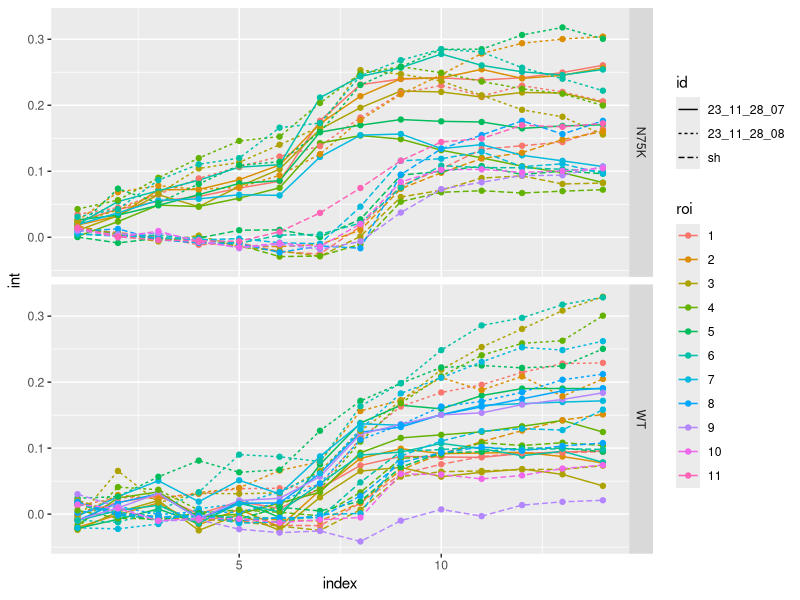
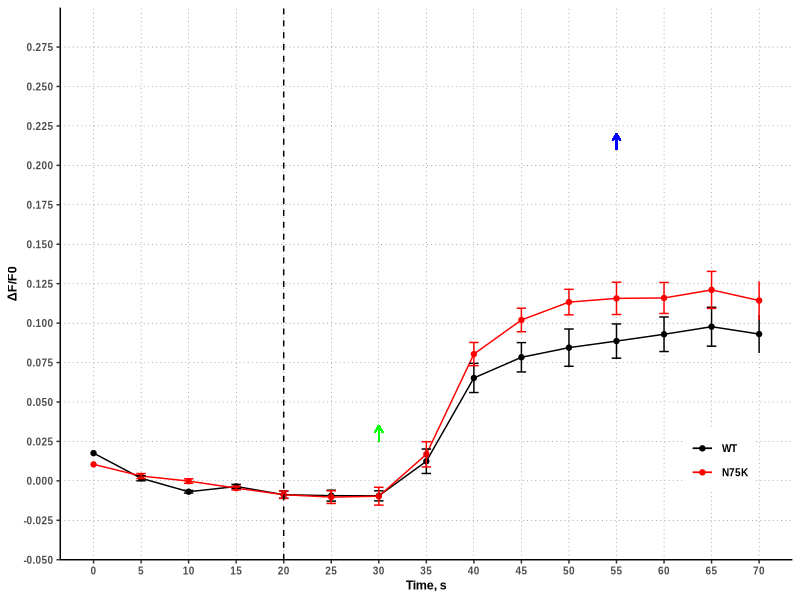
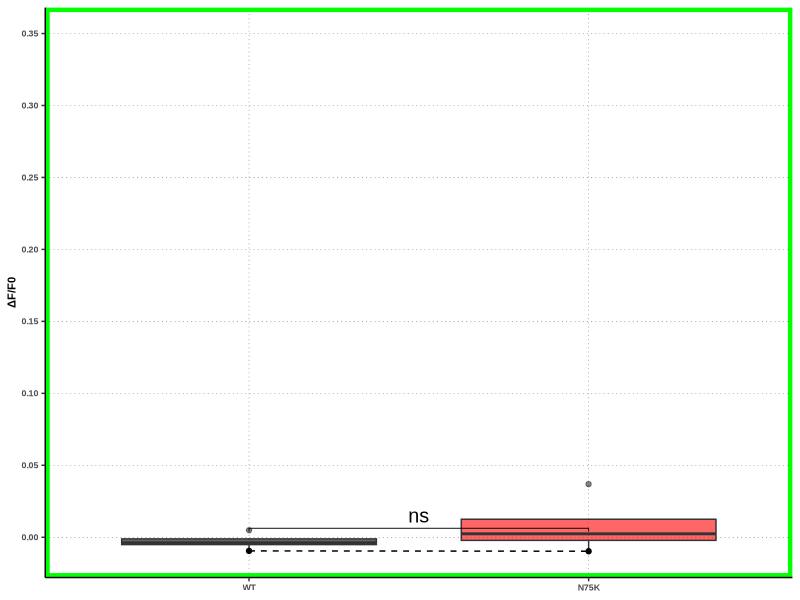
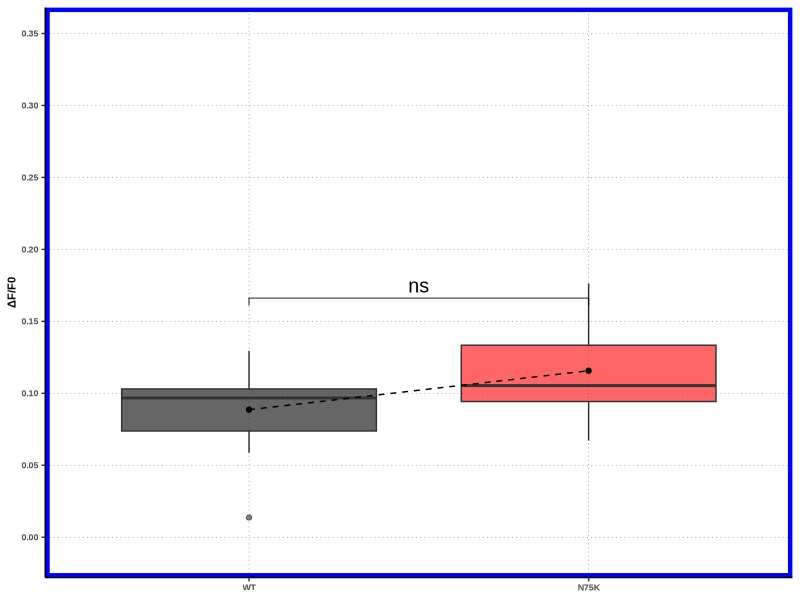

The R script that drew these images, in order:
# NMDA ionophoresis preliminary results analysis
# Copyright © 2023 Borys Olifirov

require(dplyr)
require(tidyr)
require(purrr)
require(rstatix)
require(ggplot2)
require(ggpubr)
require(cowplot)
require(ggsci)

setwd('/home/wisstock/bio/note/projects/PhD/6_2021_NMDAR_plasticity/exp/2023_12_7_NMDA_ionophoresis_preliminary/df')

##### DATA PREPROCESSING #####
index.shift <- 4

df.2 <- read.csv('23_11_28_07_ch0_lab_prof_dF.csv') %>%
  select(-X) %>%
  mutate(id = '23_11_28_07') %>%
  mutate(hpca = 'N75K') %>%
  mutate(fp = 'EYFP') %>%
  mutate(roi = as.factor(roi)) %>%
  group_by(roi) %>%
  mutate(index = row_number(roi)) %>%
  mutate(index = index - index.shift) %>%
  filter(index > 0)
df.3 <- read.csv('23_11_28_07_ch3_lab_prof_dF.csv') %>%
  select(-X) %>%
  mutate(id = '23_11_28_07') %>%
  mutate(hpca = 'WT') %>%
  mutate(fp = 'TagRFP') %>%
  mutate(roi = as.factor(roi)) %>%
  group_by(roi) %>%
  mutate(index = row_number(roi)) %>%
  mutate(index = index - index.shift) %>%
  filter(index > 0)

df.4 <- read.csv('23_11_28_08_ch0_lab_prof_dF.csv') %>%
  select(-X) %>%
  mutate(id = '23_11_28_08') %>%
  mutate(hpca = 'N75K') %>%
  mutate(fp = 'EYFP') %>%
  mutate(roi = as.factor(roi)) %>%
  group_by(roi) %>%
  mutate(index = row_number(roi)) %>%
  mutate(index = index - index.shift) %>%
  filter(index > 0)
df.5 <- read.csv('23_11_28_08_ch3_lab_prof_dF.csv') %>%
  select(-X) %>%
  mutate(id = '23_11_28_08') %>%
  mutate(hpca = 'WT') %>%
  mutate(fp = 'TagRFP') %>%
  mutate(roi = as.factor(roi)) %>%
  group_by(roi) %>%
  mutate(index = row_number(roi)) %>%
  mutate(index = index - index.shift) %>%
  filter(index > 0)

df.6 <- read.csv('Fluorescence 435nm2_ch0_lab_prof_dF.csv') %>%
  select(-X) %>%
  mutate(id = 'sh') %>%
  mutate(hpca = 'WT') %>%
  mutate(fp = 'CFP') %>%
  mutate(roi = as.factor(roi)) %>%
  group_by(roi) %>%
  mutate(index = row_number(roi))
df.7 <- read.csv('Fluorescence 505nm2_lab_prof_dF.csv') %>%
  select(-X) %>%
  mutate(id = 'sh') %>%
  mutate(hpca = 'N75K') %>%
  mutate(fp = 'EYFP') %>%
  mutate(roi = as.factor(roi)) %>%
  group_by(roi) %>%
  mutate(index = row_number(roi))

df.full <- bind_rows(df.2, df.3, df.4, df.5, df.6, df.7)

ggplot(data = df.full %>% filter(index < 15)) +
  geom_line(aes(x = index, y = int, color = roi, linetype = id)) +
  geom_point(aes(x = index, y = int, color = roi)) +
  facet_grid(rows = vars(hpca))

df.full <- df.full %>%
  filter(index <= 15, id == 'sh') %>%
  mutate(hpca = factor(hpca, levels = c('WT', 'N75K'))) %>%
  ungroup()

##### AVERAGE PROFILES #####
green.index <- 7
blue.index <- 12

df.avg <- df.full %>%
  ungroup %>%
  select(id, roi, int, hpca, index) %>%
  group_by(hpca, index) %>%
  mutate(int_mean = mean(int), int_se = sd(int)/sqrt(n())) %>%
  select(-int, -roi) %>%
  unique()

prof.avg <- ggplot(data = df.avg) +
  geom_line(aes(x = index, y = int_mean, color = hpca)) +
  geom_point(aes(x = index, y = int_mean, color = hpca)) +
  geom_errorbar(aes(x = index,
                    ymax = int_mean + int_se,
                    ymin = int_mean - int_se,
                    color = hpca),
                width = 0.2) +
  scale_colour_manual(name = NULL,
                    values = c('black', 'red')) +
  geom_segment(aes(x = blue.index, xend = blue.index,
                   y = 0.21, yend = 0.22),
               color = 'blue',
               arrow = arrow(length = unit(0.2, "cm"))) +
  geom_segment(aes(x = green.index, xend = green.index,
                   y = 0.025, yend = 0.035),
               color = 'green',
               arrow = arrow(length = unit(0.2, "cm"))) +
  geom_vline(xintercept = 5, linetype='dashed') +
  scale_x_continuous(name = 'Time, s',
                     limits = c(1, 15),
                     breaks = seq(1, 15, 1),
                     labels = seq(0, 74, 5)) +
  scale_y_continuous(name = 'ΔF/F0',
                     limits = c(-0.05, 0.3),
                     breaks = seq(-1, 1, 0.025),
                     expand = c(0,0)) +
  theme_classic() +
  theme(panel.grid.major = element_line(linetype = 'dotted',
                                        size = 0.1,
                                        colour = "black"),
        legend.position = c(.9, .18),
        text = element_text(family='arial', face="bold", size=9))

ggsave('prof_avg_sh.png', prof.avg, 
       width = 12, height = 8.5, units = 'cm', dpi = 300)


##### GREEN BOXPLOT #####
df.green <- df.full %>%
  filter(index == green.index) %>%
  select(id, roi, int, hpca)

df.green.avg <- df.green %>%
  group_by(id, hpca) %>%
  mutate(int_mean = mean(int)) %>%
  select(-roi, -int) %>%
  unique()

df.green.stat <- df.green %>%
  select(int, hpca) %>%
  wilcox_test(int ~ hpca) %>%
  add_significance() %>%
  add_xy_position(fun = 'median_iqr', scales = 'free') %>%
  mutate(y.position = y.position)
  
box.green <- ggplot() +
  geom_boxplot(data = df.green,
               aes(x = hpca, y = int, fill = hpca), alpha = .6) +
  geom_point(data = df.green.avg,
             aes(x = hpca, y = int_mean)) +
  geom_line(data = df.green.avg,
            aes(x = hpca, y = int_mean, group = id),
            linetype = 'dashed') +
  stat_pvalue_manual(df.green.stat, label = 'p.signif',
                     hide.ns = FALSE, size = 5, family='arial') +
  scale_fill_manual(name = NULL,
                      values = c('black', 'red')) +
  scale_x_discrete(name = NULL) +
  scale_y_continuous(name = 'ΔF/F0',
                     limits = c(-0.01, 0.35),
                     breaks = seq(0, 0.5, 0.05)) +
  theme_classic() +
  theme(panel.grid.major = element_line(linetype = 'dotted',
                                        size = 0.1,
                                        colour = "black"),
        legend.position = 'none',
        text = element_text(family='arial', face="bold", size=8),
        panel.border = element_rect(color = "green", 
                                    fill = NA, 
                                    size = 3))
ggsave('box_green_sh.png', box.green, 
       width = 5, height = 10, units = 'cm', dpi = 300)

##### BLUE BOXPLOT #####
df.blue <- df.full %>%
  filter(index == blue.index) %>%
  select(id, roi, int, hpca)

df.blue.avg <- df.blue %>%
  group_by(id, hpca) %>%
  mutate(int_mean = mean(int)) %>%
  select(-roi, -int) %>%
  unique()

df.blue.stat <- df.blue %>%
  select(int, hpca) %>%
  wilcox_test(int ~ hpca) %>%
  add_significance() %>%
  add_xy_position(fun = 'median_iqr', scales = 'free') %>%
  mutate(y.position = y.position + 0.02)

box.blue <- ggplot() +
  geom_boxplot(data = df.blue,
               aes(x = hpca, y = int, fill = hpca), alpha = .6) +
  geom_point(data = df.blue.avg,
             aes(x = hpca, y = int_mean)) +
  geom_line(data = df.blue.avg,
            aes(x = hpca, y = int_mean, group = id),
            linetype = 'dashed') +
  stat_pvalue_manual(df.blue.stat, label = 'p.signif',
                     hide.ns = FALSE, size = 5, family='arial') +
  scale_fill_manual(name = NULL,
                    values = c('black', 'red')) +
  scale_x_discrete(name = NULL) +
  scale_y_continuous(name = 'ΔF/F0',
                     limits = c(-0.01, 0.35),
                     breaks = seq(0, 0.5, 0.05)) +
  theme_classic() +
  theme(panel.grid.major = element_line(linetype = 'dotted',
                                        size = 0.1,
                                        colour = "black"),
        legend.position = 'none',
        text = element_text(family='arial', face="bold", size=8),
        panel.border = element_rect(color = "blue", 
                                    fill = NA, 
                                    size = 3))
ggsave('box_blue_sh.png', box.blue, 
       width = 5, height = 10, units = 'cm', dpi = 300)
